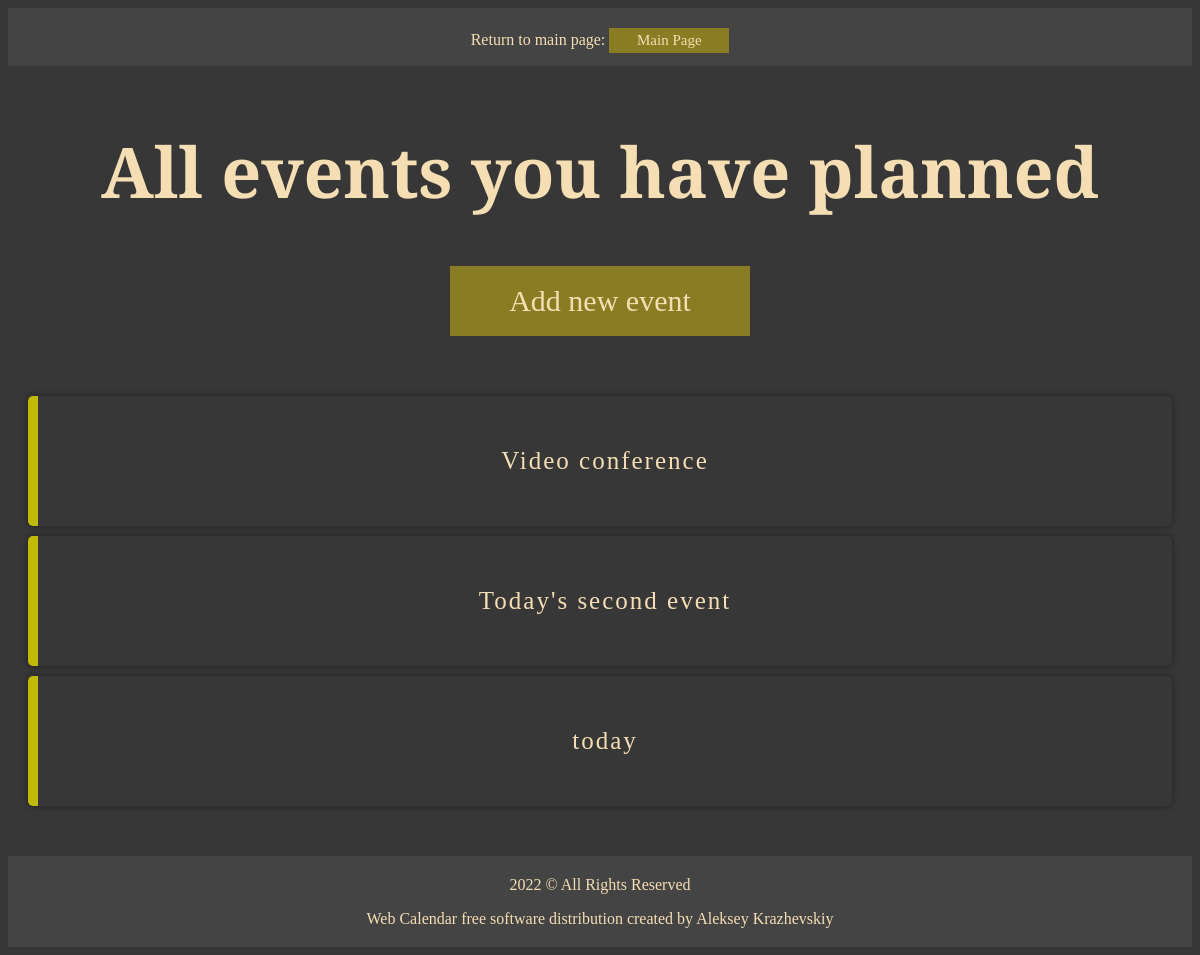
The app's page /event, older data.
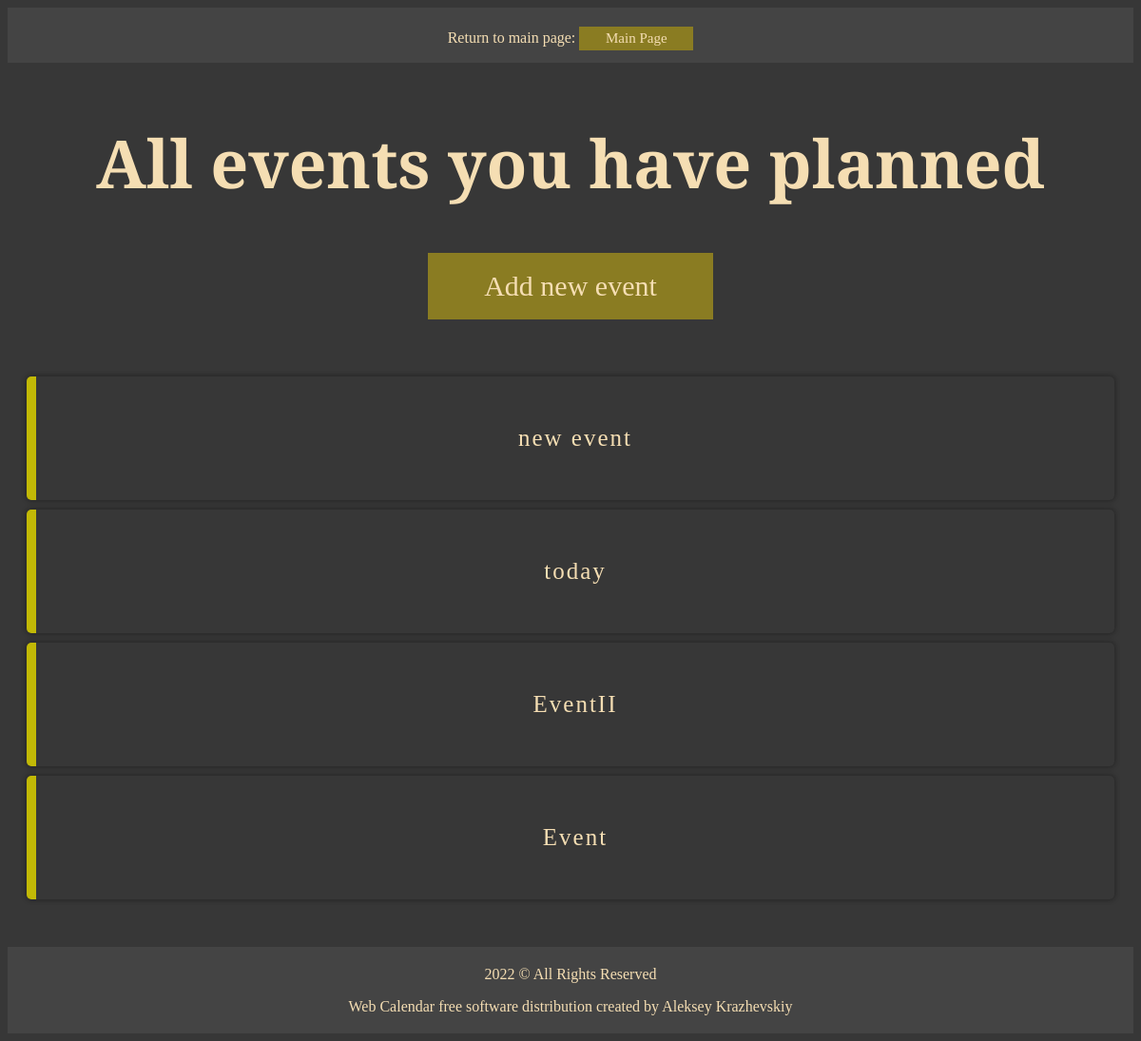
The same page, newer data.
### main.py (models this page shows)
class EventInfo(db.Model):
    __tablename__ = 'events'
    id = db.Column(db.Integer, primary_key=True, autoincrement=True)
    event = db.Column(db.String(100), nullable=False)
    date = db.Column(db.Date, nullable=False)

### main.py (the view, shortened to what this page needs)
@app.route('/event', methods=['GET', 'POST'])
def event_page():
    if request.method == 'GET':
        pass
    args = request.args
    start_time = args.get('start_time')
    end_time = args.get('end_time')
    if start_time and end_time:
        events = EventInfo.query.filter(EventInfo.date >= start_time, EventInfo.date <= end_time).all()
    else:
        events = EventInfo.query.all()
    ans = []
    for event in events:
        ans.append({'id': event.id, 'event': event.event, 'date': event.date.strftime('%Y-%m-%d')})
    return render_template('event.html', events=ans)

### templates/event.html (shortened to what this page needs)
<html lang="en">
	<head>
		<link rel="stylesheet" type="text/css" href="{{ url_for('static',filename='css/styles.css') }}">
	</head>
	<body>
		<div class="main_head">
			<p>Return to main page:  <button class="header_button" onclick="window.location.href = '/'" style="font-family: Cinzel;">Main Page</button></p>
		</div>
		<div class="common_header">
			<h1>All events you have planned</h1>
			<button class="header_button" style="font-size: 30px; height: 70px; width: 300px; font-family: Cinzel" onclick="document.getElementById('id02').style.display='block'">Add new event</button>
		</div>
		<div class="event_list">
			<ol class="list">
				{% for event in events %}
				<li>
					<div class="button b1" style="border: none">
						<a href="/event/{{ event.id }}">{{ event.event }}</a>
					</div>
				</li>
				{% endfor %}
			</ol>
		</div>
		<div class="footer">
			<p>2022 © All Rights Reserved</p>
			<p>Web Calendar free software distribution created by Aleksey Krazhevskiy</p>
		</div>
	</body>
</html>

### static/css/styles.css (style rules this page uses)
body { background-color: rgb(55, 55, 55); }
h1 { color: wheat; text-align: center; font-family: Cinzel; }
p { color: wheat; text-align: center; font-family: Cinzel; }
.main_head { background-color: #444444; padding: 4px; text-align: center; height: 50px; }
.header_button { background-color: rgb(138, 124, 34); border: none; color: wheat; text-align: center; font-size: 15px; height: 25px; width: 120px; overflow: hidden; z-index: 1; position: relative; }
.header_button::after { background: rgb(207, 171, 26); position: absolute; z-index: -1; display: block; content: ""; transition: all 0.35s; top: 0; bottom: 0; left: 100%; right: 100%; }
.button { position: relative; display: block; color: wheat; text-decoration: none; margin: 30px 0; border: 2px solid black; padding: 14px 60px; overflow: hidden; transition: 1s all ease; font-size: 25px; height: auto; width: auto; }
.button::before { background: rgb(138, 124, 34); content: ""; position: absolute; top: 50%; left: 50%; transform: translate(-50%,-50%); z-index: -1; transition: all 0.6s ease; }
.b1::before { width: 100%; height: 0; transform: translate(-50%,-50%) rotate(-45deg); }
.common_header { padding: 10px; text-align: center; color: wheat; font-size: 35px; }
.event_list { padding: 20px; text-align: center; color: wheat; font-size: 30px; border: none; }
.event_list a:link, a:visited, a:hover, a:active { color: wheat; text-decoration: none; }
.list { list-style: none; padding: 0; border: none; }
.list li { padding: 7px 20px; margin-bottom: 10px; border-radius: 5px; border-left: 10px solid rgb(194, 185, 6); box-shadow: 2px -2px 5px 0 rgba(0,0,0,.1), -2px -2px 5px 0 rgba(0,0,0,.1), 2px 2px 5px 0 rgba(0,0,0,.1), -2px 2px 5px 0 rgba(0,0,0,.1); font-size: 20px; font-family: Cinzel; letter-spacing: 2px; transition: 0.3s all linear; }
.footer { background-color: #444444; height: 83px; padding: 4px; bottom: 0; }

Row changes from the older to the newer data that the page shows:
removed EventInfo: event "Video conference"
removed EventInfo: event "Today's second event"
added EventInfo: event "new event"
added EventInfo: event "EventII"
added EventInfo: event "Event"
